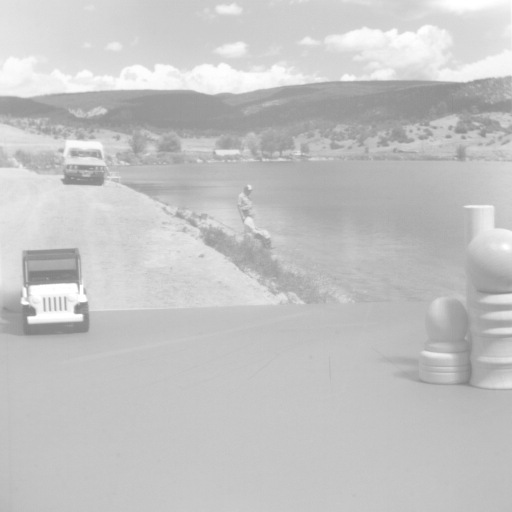
#> input picture Lab10 Week11/images/4/motion01.512.bmp, 512 x 512 px; its folder holds 4 pictures in this run
$ python DLPLab.py
#> lines starting #> are read from the running program, lines starting #| are printed output that depends on the picture; after the words box and inside, x2 and y2 are one past the last pixel; in counts of white or black regions, pixels touching at a corner belong together
### Lab10 Week11/ADIAbsolute/ImageManager.py
from PIL import Image
import numpy as np

class ImageManager:

    #attributes
    width = None
    height = None
    bitDepth = None

    img = None
    data = None
    original = None

    def read(self, fileName):
        global img
        global data
        global original
        global width
        global height
        global bitDepth
        img = Image.open(fileName)
        data = np.array(img)
        original = np.copy(data)
        width = data.shape[0]
        height = data.shape[1]
        mode_to_bpp = {"1": 1, "L": 8, "P": 8, "RGB": 24, "RGBA": 32, "CMYK": 32,"YCbCr": 24, "LAB": 24, "HSV": 24, "I": 32, "F": 32}
        bitDepth = mode_to_bpp[img.mode]
        print("Image %s width %s x %s pixels (%s bits per pixel) has been read!" % (img, width, height, bitDepth))

    def write(self, fileName):
        global img
        img = Image.fromarray(data)
        try:
            img.save(fileName)
        except:
            print("Write file error")
        else:
            print("Image %s has been written!" % (fileName))

    # [11 lines left out: function convertToGrayscale, not called in this run]

    # ADIAbsolute
    def ADIAbsolute(self, sequences, threshold, step):
        global data
        data_temp = np.zeros([width, height, 3])
        data_temp = np.copy(data)
        data[data > 0] = 0
        for n in range(len(sequences)):
            #read file
            otherImage = Image.open(sequences[n])
            otherData = np.array(otherImage)

            for y in range(height):
                for x in range(width):
                    dr = int(data_temp[x, y, 0]) - int(otherData[x, y, 0])
                    dg = int(data_temp[x, y, 1]) - int(otherData[x, y, 1])
                    db = int(data_temp[x, y, 2]) - int(otherData[x, y, 2])
                    dGray = int(round((0.2126*dr) + int(0.7152*dg) + int(0.0722*db)))

                    if (abs(dGray) > threshold):
                        newColor = data[x, y, 0] + step
                        newColor = 255 if newColor > 255 else newColor
                        newColor = 0 if newColor < 0 else newColor
                        data[x, y, 0] = newColor
                        data[x, y, 1] = newColor
                        data[x, y, 2] = newColor

### Lab10 Week11/ADIAbsolute/DLPLab.py
import os
import glob
from PIL import Image
import numpy as np
from ImageManager import ImageManager

# ดึงรายชื่อไฟล์ทั้งหมดจากโฟลเดอร์ images/4 ที่มีนามสกุล .bmp
image_folder = 'images/4'
sequences = glob.glob(os.path.join(image_folder, "*.bmp"))

# ตรวจสอบว่ามีรูปภาพอยู่ในลิสต์หรือไม่
if not sequences:
    print(f"No images found in folder {image_folder}")
else:
    print(f"Found {len(sequences)} images.")

    # เปิดรูปแรกเพื่อดูข้อมูลเบื้องต้น
    img = Image.open(sequences[0])
#> img is the input picture: PIL image 512x512 RGB; mean R, G, B 196.3, 196.3, 196.3
    data = np.array(img)

    # ดึงขนาดและความลึกของบิต
    width = data.shape[0]
#> width = 512
    height = data.shape[1]
#> height = 512

    mode_to_bpp = {"1": 1, "L": 8, "P": 8, "RGB": 24, "RGBA": 32, "CMYK": 32, "YCbCr": 24, "LAB": 24, "HSV": 24, "I": 32, "F": 32}
    bitDepth = mode_to_bpp.get(img.mode, 8)  # ใช้ค่า default ที่ 8 ถ้า mode ไม่อยู่ใน dict
#> bitDepth = 24

    print(f"Image {sequences[0]} with {width} x {height} pixels ({bitDepth} bits per pixel) has been read!")
#| Image Lab10 Week11/images/4/motion01.512.bmp with 512 x 512 pixels (24 bits per pixel) has been read!

    # ใช้ฟังก์ชัน ADIAbsolute จาก ImageManager
    im = ImageManager()
    im.read(sequences[0])  # อ่านรูปแรกเข้ามาเพื่อเริ่มกระบวนการ
#| Image <PIL.BmpImagePlugin.BmpImageFile image mode=RGB size=512x512 at 0x7F2410CE6090> width 512 x 512 pixels (24 bits per pixel) has been read!
    im.ADIAbsolute(sequences, 25, 50)  # ประมวลผล ADIAbsolute
#> in ADIAbsolute, `data[data > 0] = 0`: data: shape (512, 512, 3); every value is 0
#> pass 2 of the loop in ADIAbsolute, `for n in range(len(sequences)):`:
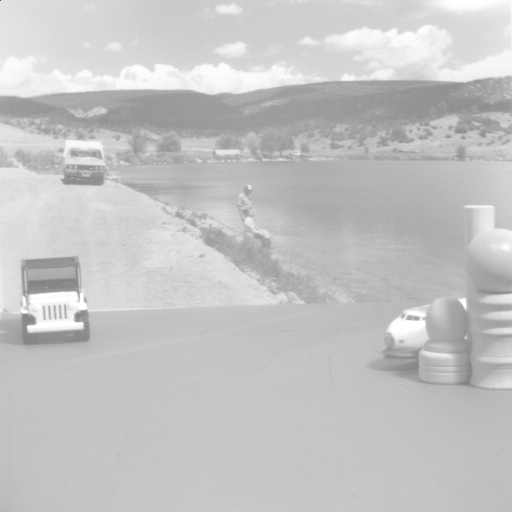
#> input picture Lab10 Week11/images/4/motion02.512.bmp, 512 x 512 px
#> in ADIAbsolute, otherImage is the input picture: PIL image 512x512 RGB; min 85, max 255, mean 196
#> after the loop in ADIAbsolute, `for y in range(height):`:
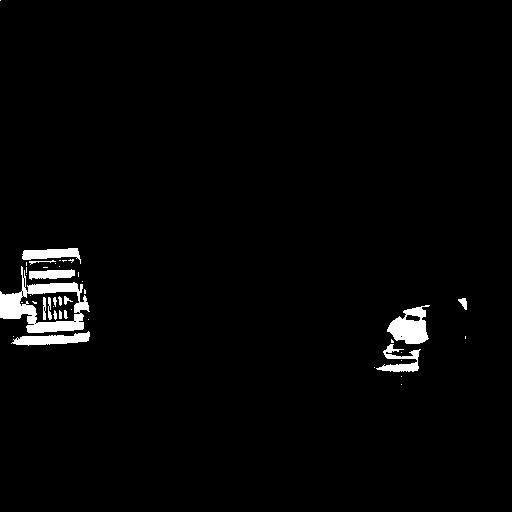
#> data: shape (512, 512, 3); values 0 (black) and 50 (white), 2.2% white; 43 white regions (27 under 20 px), largest, box (x1, y1, x2, y2) and area: (0, 266, 90, 333) 2141, (387, 305, 430, 344) 1002, (11, 331, 90, 346) 646
#> pass 3 of the loop in ADIAbsolute, `for n in range(len(sequences)):`:
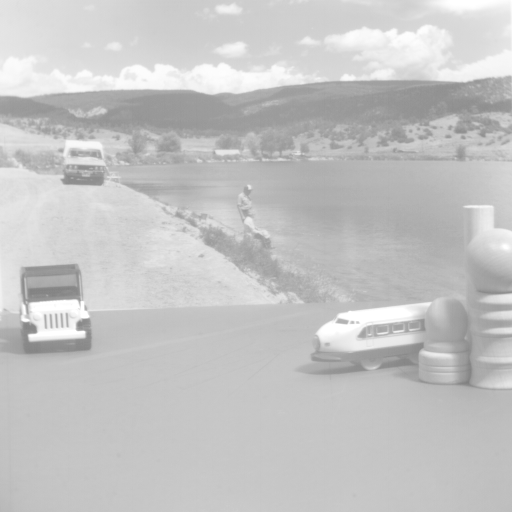
#> input picture Lab10 Week11/images/4/motion03.512.bmp, 512 x 512 px
#> in ADIAbsolute, otherImage is the input picture: PIL image 512x512 RGB; min 128, max 255, mean 196.4
#> after the loop in ADIAbsolute, `for y in range(height):`:
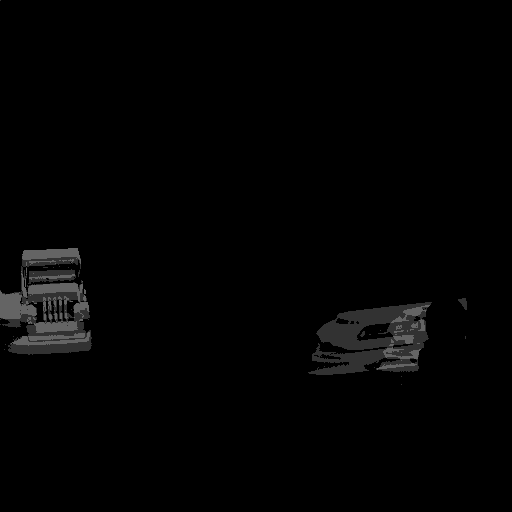
#> data: shape (512, 512, 3); 3.9% of pixels changed, all inside (x1, y1, x2, y2) = (0, 248, 432, 375)
#> the loop made 4 passes; the first 3 are shown
    im.write("images/ADIAbsolute.bmp")  # บันทึกภาพใหม่
#> in write, `img = Image.fromarray(data)`:
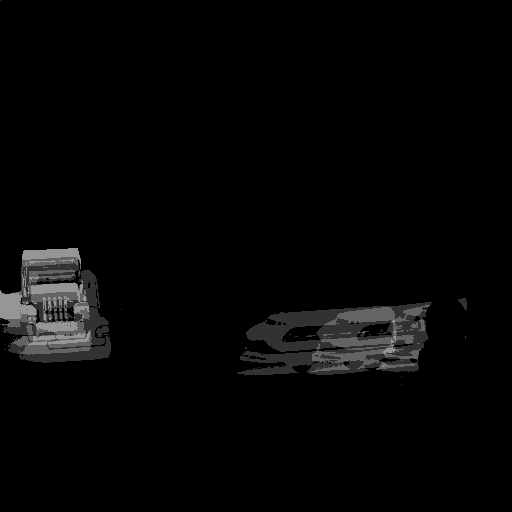
#> img: PIL image 512x512 RGB; min 0, max 150, mean 5.7
